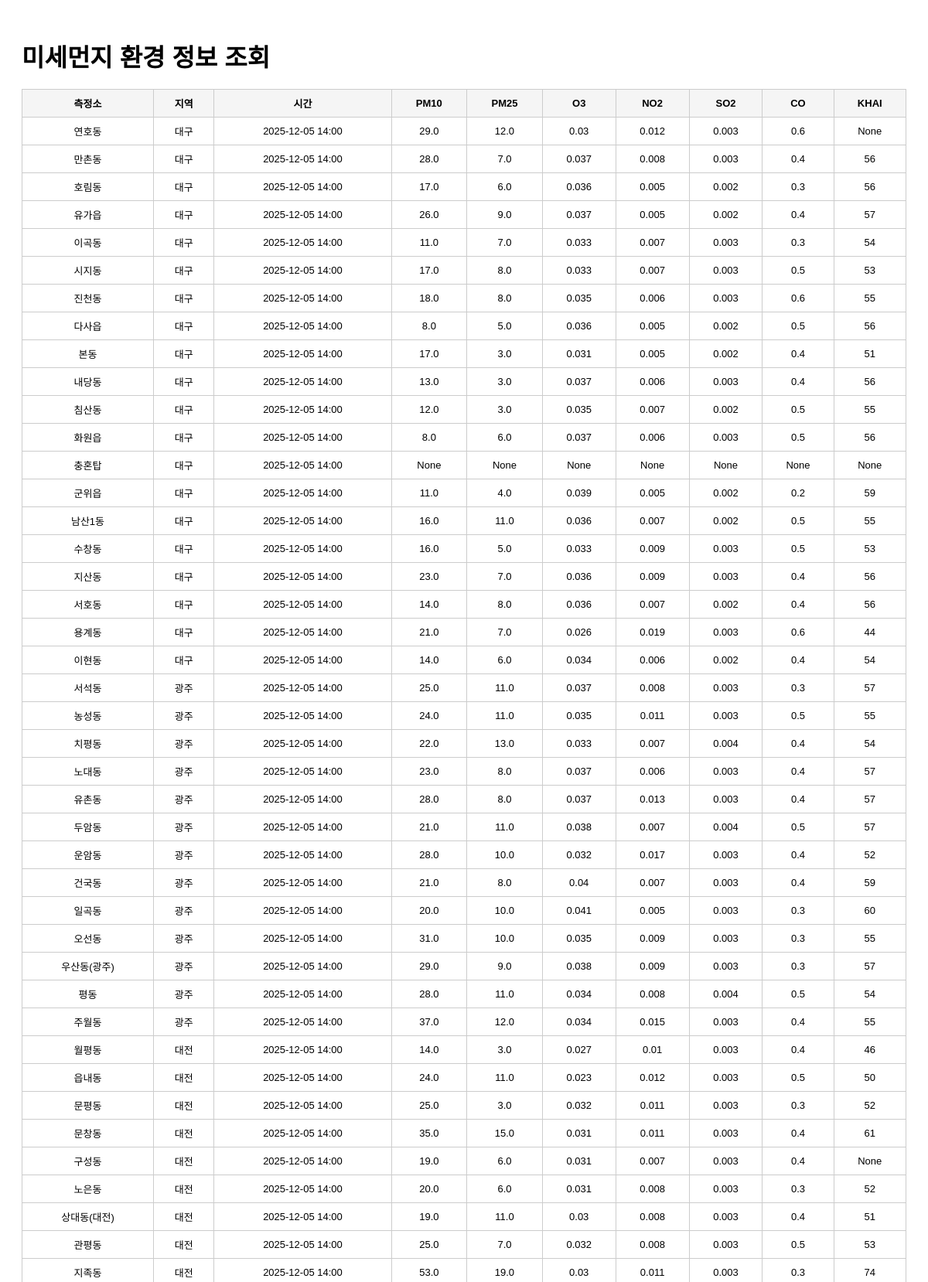
The app's page /list?page=4 (upper part) with its own data.
### tables this page shows
CREATE TABLE air_quality (
    id        INTEGER PRIMARY KEY AUTOINCREMENT,
    station   TEXT,
    sido      TEXT,
    dataTime  TEXT,
    pm10      REAL,
    pm25      REAL,
    o3        REAL,
    no2       REAL,
    so2       REAL,
    co        REAL,
    khai      INTEGER
);

### app.py (the view)
@app.route("/list")
def list_data():
    page = int(request.args.get("page", 1))
    per_page = 100  # 페이지당 100개
    offset = (page - 1) * per_page
    conn = sqlite3.connect(DB_PATH)
    cur = conn.cursor()
    cur.execute("""
        SELECT station, sido, dataTime, pm10, pm25, o3, no2, so2, co, khai
        FROM air_quality
        ORDER BY dataTime DESC
        LIMIT ? OFFSET ?
    """, (per_page + 1, offset))
    rows = cur.fetchall()
    conn.close()
    has_next = len(rows) > per_page
    rows = rows[:per_page]
    return render_template(
        "list.html",
        rows=rows,
        page=page,
        has_next=has_next
    )

### templates/list.html (shortened to what this page needs)
<!DOCTYPE html>
<html lang="ko">
<head>
</head>
<body>
    <h1>미세먼지 환경 정보 조회</h1>
    <table>
        <tr>
            <th>측정소</th>
            <th>지역</th>
            <th>시간</th>
            <th>PM10</th>
            <th>PM25</th>
            <th>O3</th>
            <th>NO2</th>
            <th>SO2</th>
            <th>CO</th>
            <th>KHAI</th>
        </tr>
        {% for row in rows %}
        <tr>
            <td>{{ row[0] }}</td>
            <td>{{ row[1] }}</td>
            <td>{{ row[2] }}</td>
            <td>{{ row[3] }}</td>
            <td>{{ row[4] }}</td>
            <td>{{ row[5] }}</td>
            <td>{{ row[6] }}</td>
            <td>{{ row[7] }}</td>
            <td>{{ row[8] }}</td>
            <td>{{ row[9] }}</td>
        </tr>
        {% endfor %}
    </table>
</body>
</html>

### templates/list.html (style rules this page uses)
body { font-family: Arial, sans-serif; padding: 20px; }
h1 { margin-bottom: 20px; }
table { width: 100%; border-collapse: collapse; margin-bottom: 20px; }
th, td { border: 1px solid #ccc; padding: 8px; text-align: center; font-size: 13px; }
th { background: #f5f5f5; }

### records on screen
air_quality: station "연호동", sido "대구", dataTime "2025-12-05 14:00", pm10 "29.0", pm25 "12.0", o3 "0.03", no2 "0.012", so2 "0.003", co "0.6", row "None"
air_quality: station "만촌동", sido "대구", dataTime "2025-12-05 14:00", pm10 "28.0", pm25 "7.0", o3 "0.037", no2 "0.008", so2 "0.003", co "0.4", khai "56"
air_quality: station "호림동", sido "대구", dataTime "2025-12-05 14:00", pm10 "17.0", pm25 "6.0", o3 "0.036", no2 "0.005", so2 "0.002", co "0.3", khai "56"
air_quality: station "유가읍", sido "대구", dataTime "2025-12-05 14:00", pm10 "26.0", pm25 "9.0", o3 "0.037", no2 "0.005", so2 "0.002", co "0.4", khai "57"
air_quality: station "이곡동", sido "대구", dataTime "2025-12-05 14:00", pm10 "11.0", pm25 "7.0", o3 "0.033", no2 "0.007", so2 "0.003", co "0.3", khai "54"
air_quality: station "시지동", sido "대구", dataTime "2025-12-05 14:00", pm10 "17.0", pm25 "8.0", o3 "0.033", no2 "0.007", so2 "0.003", co "0.5", khai "53"
air_quality: station "진천동", sido "대구", dataTime "2025-12-05 14:00", pm10 "18.0", pm25 "8.0", o3 "0.035", no2 "0.006", so2 "0.003", co "0.6", khai "55"
air_quality: station "다사읍", sido "대구", dataTime "2025-12-05 14:00", pm10 "8.0", pm25 "5.0", o3 "0.036", no2 "0.005", so2 "0.002", co "0.5", khai "56"
air_quality: station "본동", sido "대구", dataTime "2025-12-05 14:00", pm10 "17.0", pm25 "3.0", o3 "0.031", no2 "0.005", so2 "0.002", co "0.4", khai "51"
air_quality: station "내당동", sido "대구", dataTime "2025-12-05 14:00", pm10 "13.0", pm25 "3.0", o3 "0.037", no2 "0.006", so2 "0.003", co "0.4", khai "56"
air_quality: station "침산동", sido "대구", dataTime "2025-12-05 14:00", pm10 "12.0", pm25 "3.0", o3 "0.035", no2 "0.007", so2 "0.002", co "0.5", khai "55"
air_quality: station "화원읍", sido "대구", dataTime "2025-12-05 14:00", pm10 "8.0", pm25 "6.0", o3 "0.037", no2 "0.006", so2 "0.003", co "0.5", khai "56"
air_quality: station "충혼탑", sido "대구", dataTime "2025-12-05 14:00", row "None"
air_quality: station "군위읍", sido "대구", dataTime "2025-12-05 14:00", pm10 "11.0", pm25 "4.0", o3 "0.039", no2 "0.005", so2 "0.002", co "0.2", khai "59"
air_quality: station "남산1동", sido "대구", dataTime "2025-12-05 14:00", pm10 "16.0", pm25 "11.0", o3 "0.036", no2 "0.007", so2 "0.002", co "0.5", khai "55"
air_quality: station "수창동", sido "대구", dataTime "2025-12-05 14:00", pm10 "16.0", pm25 "5.0", o3 "0.033", no2 "0.009", so2 "0.003", co "0.5", khai "53"
air_quality: station "지산동", sido "대구", dataTime "2025-12-05 14:00", pm10 "23.0", pm25 "7.0", o3 "0.036", no2 "0.009", so2 "0.003", co "0.4", khai "56"
air_quality: station "서호동", sido "대구", dataTime "2025-12-05 14:00", pm10 "14.0", pm25 "8.0", o3 "0.036", no2 "0.007", so2 "0.002", co "0.4", khai "56"
air_quality: station "용계동", sido "대구", dataTime "2025-12-05 14:00", pm10 "21.0", pm25 "7.0", o3 "0.026", no2 "0.019", so2 "0.003", co "0.6", khai "44"
air_quality: station "이현동", sido "대구", dataTime "2025-12-05 14:00", pm10 "14.0", pm25 "6.0", o3 "0.034", no2 "0.006", so2 "0.002", co "0.4", khai "54"
air_quality: station "서석동", sido "광주", dataTime "2025-12-05 14:00", pm10 "25.0", pm25 "11.0", o3 "0.037", no2 "0.008", so2 "0.003", co "0.3", khai "57"
air_quality: station "농성동", sido "광주", dataTime "2025-12-05 14:00", pm10 "24.0", pm25 "11.0", o3 "0.035", no2 "0.011", so2 "0.003", co "0.5", khai "55"
air_quality: station "치평동", sido "광주", dataTime "2025-12-05 14:00", pm10 "22.0", pm25 "13.0", o3 "0.033", no2 "0.007", so2 "0.004", co "0.4", khai "54"
air_quality: station "노대동", sido "광주", dataTime "2025-12-05 14:00", pm10 "23.0", pm25 "8.0", o3 "0.037", no2 "0.006", so2 "0.003", co "0.4", khai "57"
air_quality: station "유촌동", sido "광주", dataTime "2025-12-05 14:00", pm10 "28.0", pm25 "8.0", o3 "0.037", no2 "0.013", so2 "0.003", co "0.4", khai "57"
air_quality: station "두암동", sido "광주", dataTime "2025-12-05 14:00", pm10 "21.0", pm25 "11.0", o3 "0.038", no2 "0.007", so2 "0.004", co "0.5", khai "57"
air_quality: station "운암동", sido "광주", dataTime "2025-12-05 14:00", pm10 "28.0", pm25 "10.0", o3 "0.032", no2 "0.017", so2 "0.003", co "0.4", khai "52"
air_quality: station "건국동", sido "광주", dataTime "2025-12-05 14:00", pm10 "21.0", pm25 "8.0", o3 "0.04", no2 "0.007", so2 "0.003", co "0.4", khai "59"
air_quality: station "일곡동", sido "광주", dataTime "2025-12-05 14:00", pm10 "20.0", pm25 "10.0", o3 "0.041", no2 "0.005", so2 "0.003", co "0.3", khai "60"
air_quality: station "오선동", sido "광주", dataTime "2025-12-05 14:00", pm10 "31.0", pm25 "10.0", o3 "0.035", no2 "0.009", so2 "0.003", co "0.3", khai "55"
air_quality: station "우산동(광주)", sido "광주", dataTime "2025-12-05 14:00", pm10 "29.0", pm25 "9.0", o3 "0.038", no2 "0.009", so2 "0.003", co "0.3", khai "57"
air_quality: station "평동", sido "광주", dataTime "2025-12-05 14:00", pm10 "28.0", pm25 "11.0", o3 "0.034", no2 "0.008", so2 "0.004", co "0.5", khai "54"
air_quality: station "주월동", sido "광주", dataTime "2025-12-05 14:00", pm10 "37.0", pm25 "12.0", o3 "0.034", no2 "0.015", so2 "0.003", co "0.4", khai "55"
air_quality: station "월평동", sido "대전", dataTime "2025-12-05 14:00", pm10 "14.0", pm25 "3.0", o3 "0.027", no2 "0.01", so2 "0.003", co "0.4", khai "46"
air_quality: station "읍내동", sido "대전", dataTime "2025-12-05 14:00", pm10 "24.0", pm25 "11.0", o3 "0.023", no2 "0.012", so2 "0.003", co "0.5", khai "50"
air_quality: station "문평동", sido "대전", dataTime "2025-12-05 14:00", pm10 "25.0", pm25 "3.0", o3 "0.032", no2 "0.011", so2 "0.003", co "0.3", khai "52"
air_quality: station "문창동", sido "대전", dataTime "2025-12-05 14:00", pm10 "35.0", pm25 "15.0", o3 "0.031", no2 "0.011", so2 "0.003", co "0.4", khai "61"
air_quality: station "구성동", sido "대전", dataTime "2025-12-05 14:00", pm10 "19.0", pm25 "6.0", o3 "0.031", no2 "0.007", so2 "0.003", co "0.4", row "None"
air_quality: station "노은동", sido "대전", dataTime "2025-12-05 14:00", pm10 "20.0", pm25 "6.0", o3 "0.031", no2 "0.008", so2 "0.003", co "0.3", khai "52"
air_quality: station "상대동(대전)", sido "대전", dataTime "2025-12-05 14:00", pm10 "19.0", pm25 "11.0", o3 "0.03", no2 "0.008", so2 "0.003", co "0.4", khai "51"
air_quality: station "관평동", sido "대전", dataTime "2025-12-05 14:00", pm10 "25.0", pm25 "7.0", o3 "0.032", no2 "0.008", so2 "0.003", co "0.5", khai "53"
air_quality: station "지족동", sido "대전", dataTime "2025-12-05 14:00", pm10 "53.0", pm25 "19.0", o3 "0.03", no2 "0.011", so2 "0.003", co "0.3", khai "74"
